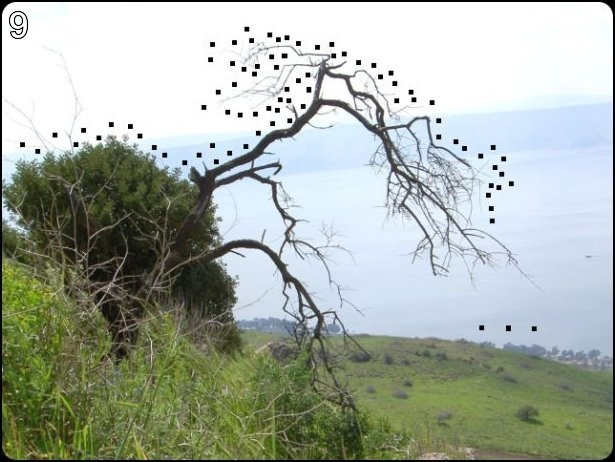
#> input picture Unit 6 - modules/matplotlib/ex6p4.jpg, 615 x 462 px
$ python connect_the_dots.py
#> lines starting #> are read from the running program, lines starting #| are printed output that depends on the picture
import matplotlib.pyplot as plt

import matplotlib.cbook as cbook

# list of dots, in the following format: [x, y, x, y, x, y,...]
first = (
    146, 399, 163, 403, 170, 393, 169, 391, 166, 386, 170, 381, 170, 371, 170,
    355, 169, 346, 167, 335, 170, 329, 170, 320, 170, 310, 171, 301, 173, 290,
    178, 289, 182, 287, 188, 286, 190, 286, 192, 291, 194, 296, 195, 305, 194,
    307, 191, 312, 190, 316, 190, 321, 192, 331, 193, 338, 196, 341, 197, 346,
    199, 352, 198, 360, 197, 366, 197, 373, 196, 380, 197, 383, 196, 387, 192,
    389, 191, 392, 190, 396, 189, 400, 194, 401, 201, 402, 208, 403, 213, 402,
    216, 401, 219, 397, 219, 393, 216, 390, 215, 385, 215, 379, 213, 373, 213,
    365, 212, 360, 210, 353, 210, 347, 212, 338, 213, 329, 214, 319, 215, 311,
    215, 306, 216, 296, 218, 290, 221, 283, 225, 282, 233, 284, 238, 287, 243,
    290, 250, 291, 255, 294, 261, 293, 265, 291, 271, 291, 273, 289, 278, 287,
    279, 285, 281, 280, 284, 278, 284, 276, 287, 277, 289, 283, 291, 286, 294,
    291, 296, 295, 299, 300, 301, 304, 304, 320, 305, 327, 306, 332, 307, 341,
    306, 349, 303, 354, 301, 364, 301, 371, 297, 375, 292, 384, 291, 386, 302,
    393, 324, 391, 333, 387, 328, 375, 329, 367, 329, 353, 330, 341, 331, 328,
    336, 319, 338, 310, 341, 304, 341, 285, 341, 278, 343, 269, 344, 262, 346,
    259, 346, 251, 349, 259, 349, 264, 349, 273, 349, 280, 349, 288, 349, 295,
    349, 298, 354, 293, 356, 286, 354, 279, 352, 268, 352, 257, 351, 249, 350,
    234, 351, 211, 352, 197, 354, 185, 353, 171, 351, 154, 348, 147, 342, 137,
    339, 132, 330, 122, 327, 120, 314, 116, 304, 117, 293, 118, 284, 118, 281,
    122, 275, 128, 265, 129, 257, 131, 244, 133, 239, 134, 228, 136, 221, 137,
    214, 138, 209, 135, 201, 132, 192, 130, 184, 131, 175, 129, 170, 131, 159,
    134, 157, 134, 160, 130, 170, 125, 176, 114, 176, 102, 173, 103, 172, 108,
    171, 111, 163, 115, 156, 116, 149, 117, 142, 116, 136, 115, 129, 115, 124,
    115, 120, 115, 115, 117, 113, 120, 109, 122, 102, 122, 100, 121, 95, 121,
    89, 115, 87, 110, 82, 109, 84, 118, 89, 123, 93, 129, 100, 130, 108,
    132, 110, 133, 110, 136, 107, 138, 105, 140, 95, 138, 86, 141, 79, 149,
    77, 155, 81, 162, 90, 165, 97, 167, 99, 171, 109, 171, 107, 161, 111,
    156, 113, 170, 115, 185, 118, 208, 117, 223, 121, 239, 128, 251, 133, 259,
    136, 266, 139, 276, 143, 290, 148, 310, 151, 332, 155, 348, 156, 353, 153,
    366, 149, 379, 147, 394, 146, 399
)
second = (
    156, 141, 165, 135, 169, 131, 176, 130, 187, 134, 191, 140, 191, 146, 186,
    150, 179, 155, 175, 157, 168, 157, 163, 157, 159, 157, 158, 164, 159, 175,
    159, 181, 157, 191, 154, 197, 153, 205, 153, 210, 152, 212, 147, 215, 146,
    218, 143, 220, 132, 220, 125, 217, 119, 209, 116, 196, 115, 185, 114, 172,
    114, 167, 112, 161, 109, 165, 107, 170, 99, 171, 97, 167, 89, 164, 81,
    162, 77, 155, 81, 148, 87, 140, 96, 138, 105, 141, 110, 136, 111, 126,
    113, 129, 118, 117, 128, 114, 137, 115, 146, 114, 155, 115, 158, 121, 157,
    128, 156, 134, 157, 136, 156, 136
)


# draw coords from x, y lists with pyplot
def draw(x: list, y: list):
    # get image
    datafile = cbook.get_sample_data(
        r'C:\Dev\Python\courses\next.py\Unit 6 - modules\final challenge\ex6p4.jpg')
    # read image with plt
    img = plt.imread(datafile)
    # scatter coords
    plt.scatter(x, y, zorder=1)
    # connect coords with a line
    plt.plot(x, y)
    # show the image
    plt.imshow(img, zorder=0)
    # show coords
    plt.show()


def main():
    # seperate first x, y
    first_x_lst = []
    first_y_lst = []
    for index, value in enumerate(first):
        if index % 2 == 0:
            first_x_lst.append(value)
        else:
            first_y_lst.append(value)

    # seperate second x, y
    second_x_lst = []
    second_y_lst = []
    for index, value in enumerate(second):
        if index % 2 == 0:
            second_x_lst.append(value)
        else:
            second_y_lst.append(value)

    # combine x, y lists
    combine_x = []
    combine_y = []

    # add first_x_lst and second_x_lst
    combine_x.extend(first_x_lst)
    combine_x.extend(second_x_lst)

    # add first_y_lst and second_y_lst
    combine_y.extend(first_y_lst)
    combine_y.extend(second_y_lst)

    # draw coords
    draw(combine_x, combine_y)
#> in draw, img is the input picture: shape (462, 615, 3); mean R, G, B 166.7, 174.6, 164.5
#> in draw, `plt.show()`:
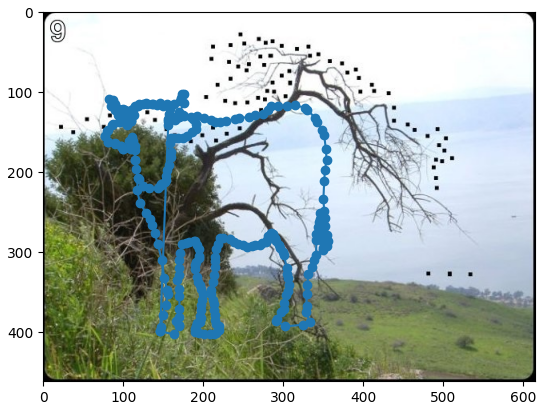
#> figure drawn by matplotlib, 1 panel


if __name__ == "__main__":
    main()

$ run again, with Unit 6 - modules/matplotlib/solution.png saved as Unit 6 - modules/matplotlib/ex6p4.jpg
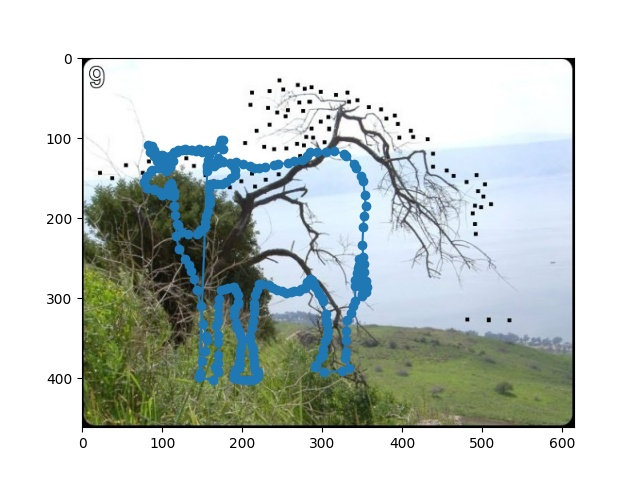
#> input picture Unit 6 - modules/matplotlib/solution.png, 640 x 480 px
#> in draw, img is the input picture: shape (480, 640, 3); mean R, G, B 196.4, 204.4, 201.5
#> in draw, `plt.show()`:
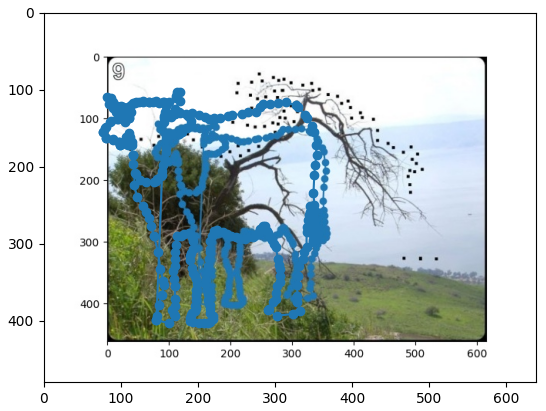
#> figure drawn by matplotlib, 1 panel
